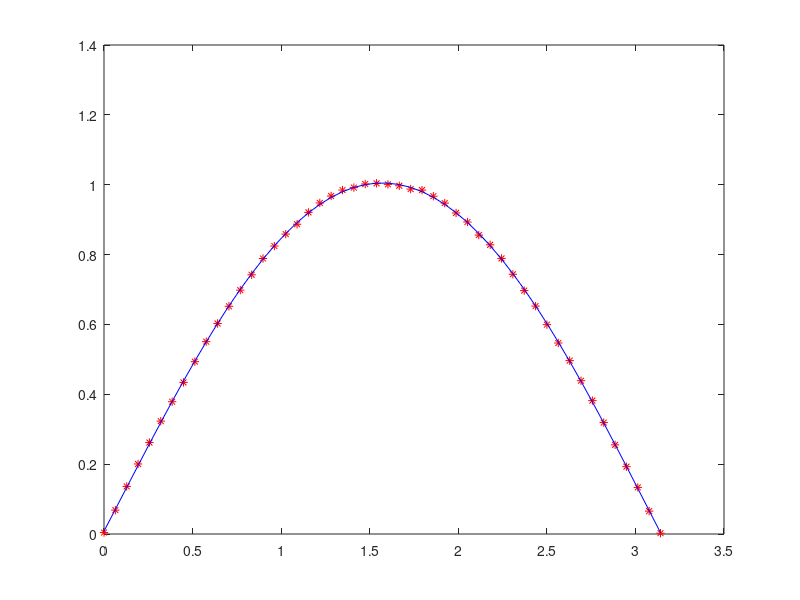

MATLAB code to generate this figure:
clear; close all;

x=linspace(0,pi,50);

% make a sine function with 1% random error on it
f=sin(x)+.01*rand(1,length(x));

% fit to the data
p=polyfit(x,f,4);

% evaluate the fit
g=polyval(p,x);

% plot fit and data together
plot(x,f,'r*',x,g,'b-')
